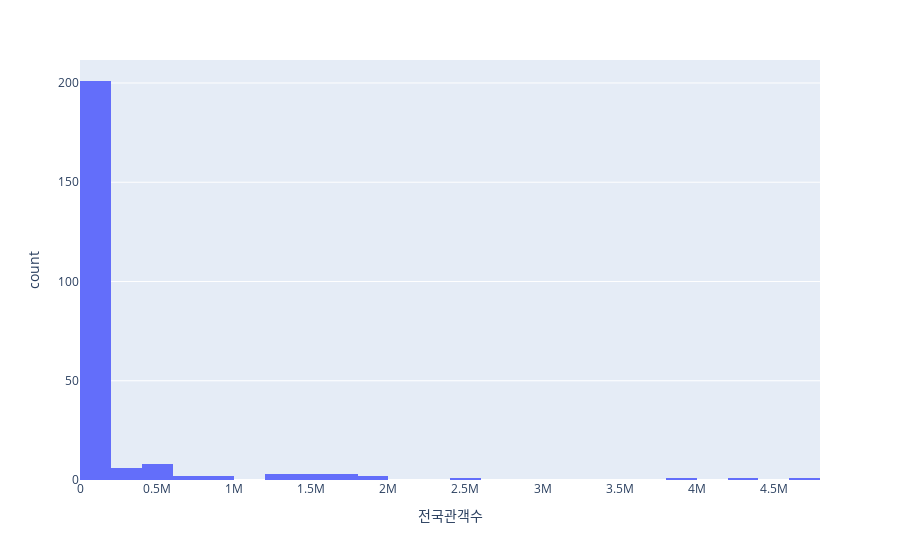

Notebook code for this chart:
### Markdown cell above
- 전국 관객수와 예측 관객수 히스토그램

### Code cell
fig = px.histogram(movie_predict, x='전국관객수')
fig.show()

### Figure 1 — Plotly figure (JSON) as saved in the notebook; plotly's stock layout.template omitted (floating-point values rounded to 4 significant figures; data arrays with more than 128 entries replaced by an {"elided": "..."} marker saying what was removed)
{"data": [{"alignmentgroup": "True", "bingroup": "x", "hovertemplate": "전국관객수=%{x}<br>count=%{y}<extra></extra>", "legendgroup": "", "marker": {"color": "#636efa", "pattern": {"shape": ""}}, "name": "", "offsetgroup": "", "orientation": "v", "showlegend": false, "type": "histogram", "x": {"elided": "234 int values"}, "xaxis": "x", "yaxis": "y"}], "layout": {"barmode": "relative", "legend": {"tracegroupgap": 0}, "margin": {"t": 60}, "xaxis": {"anchor": "y", "domain": [0, 1], "title": {"text": "전국관객수"}}, "yaxis": {"anchor": "x", "domain": [0, 1], "title": {"text": "count"}}}}
